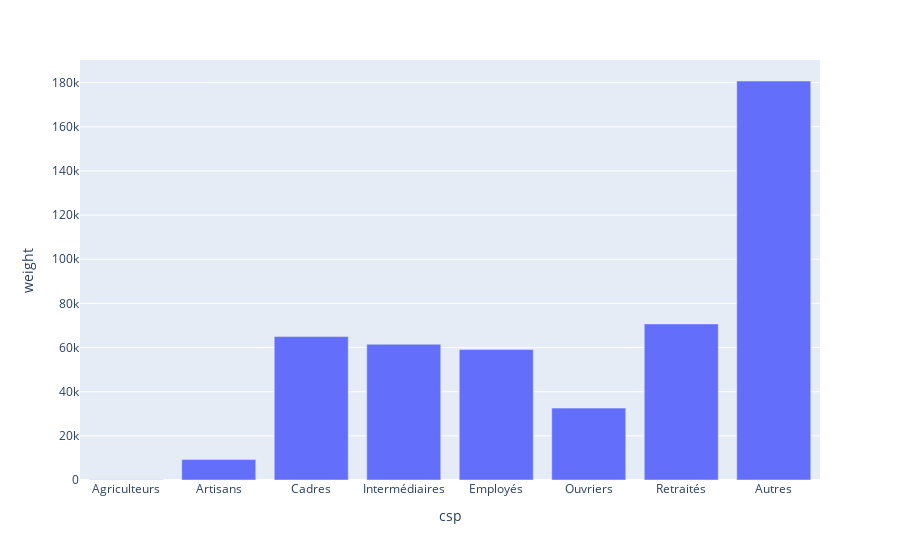

Source (notebook cell):
### Markdown cell above
### Social-professional categories distribution

### Code cell
# Socio-professional distribution of the study area
df_csp = df_census_filtered.groupby("csp")["weight"].sum().reset_index()
df_csp = df_csp.replace({
    1: "Agriculteurs",
    2: "Artisans",
    3: "Cadres",
    4: "Intermédiaires",
    5: "Employés",
    6: "Ouvriers",
    7: "Retraités",
    8: "Autres"
})

px.bar(df_csp, x = "csp", y = "weight")

### Figure 1 — Plotly figure (JSON) as saved in the notebook; plotly's stock layout.template omitted (floating-point values rounded to 4 significant figures)
{"data": [{"alignmentgroup": "True", "hovertemplate": "csp=%{x}<br>weight=%{y}<extra></extra>", "legendgroup": "", "marker": {"color": "#636efa", "pattern": {"shape": ""}}, "name": "", "offsetgroup": "", "orientation": "v", "showlegend": false, "textposition": "auto", "type": "bar", "x": ["Agriculteurs", "Artisans", "Cadres", "Intermédiaires", "Employés", "Ouvriers", "Retraités", "Autres"], "xaxis": "x", "y": [145.5, 9244.0, 64960.0, 61490.0, 59090.0, 32560.0, 70690.0, 180700.0], "yaxis": "y"}], "layout": {"autosize": true, "barmode": "relative", "legend": {"tracegroupgap": 0}, "margin": {"t": 60}, "xaxis": {"anchor": "y", "autorange": true, "domain": [0, 1], "range": [-0.5, 7.5], "title": {"text": "csp"}, "type": "category"}, "yaxis": {"anchor": "x", "autorange": true, "domain": [0, 1], "range": [0, 190200.0], "title": {"text": "weight"}, "type": "linear"}}}
